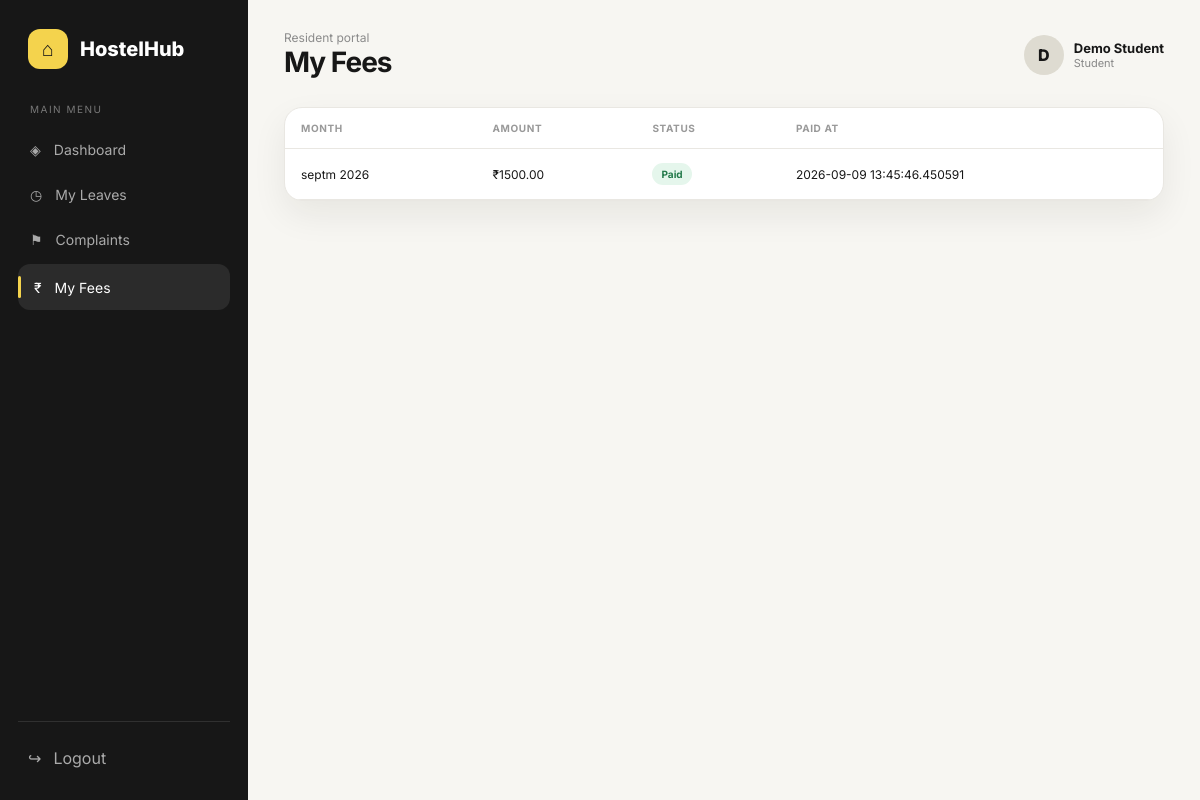
/student/fees (signed in), run on the app's committed database.
### app/models.py (models this page shows)
class User(UserMixin, db.Model):
    id = db.Column(db.Integer, primary_key=True)
    name = db.Column(db.String(120), nullable=False)
    email = db.Column(db.String(150), unique=True, nullable=False)
    password = db.Column(db.String(255), nullable=False)
    role = db.Column(db.String(30), nullable=False, default='student')
    student = db.relationship('Student', backref='user', uselist=False, cascade='all, delete-orphan')

class Fee(db.Model):
    id = db.Column(db.Integer, primary_key=True)
    student_id = db.Column(db.Integer, db.ForeignKey('student.id'), nullable=False)
    amount = db.Column(db.Float, nullable=False)
    month = db.Column(db.String(30), nullable=False)
    status = db.Column(db.String(30), default='Pending')
    paid_at = db.Column(db.DateTime)
    student = db.relationship('Student', backref='fees')

### app/routes/student.py (the view)
@student.route('/fees')
def fees():
    return render_template('student/fees.html', fees=Fee.query.filter_by(student_id=current_user.student.id).order_by(Fee.id.desc()).all())

### app/models.py (called while the page is built)
@login_manager.user_loader
def load_user(user_id):
    return db.session.get(User, int(user_id))

### app/routes/student.py (called while the page is built)
@student.before_request
def check_student():
    if not current_user.is_authenticated or current_user.role != 'student': abort(403)

### app/templates/student/fees.html
{% extends 'base.html' %}{% block title %}My Fees | HostelHub{% endblock %}{% block heading %}My Fees{% endblock %}{% block content %}<div class="card table-card"><table class="table"><thead><tr><th>Month</th><th>Amount</th><th>Status</th><th>Paid At</th></tr></thead><tbody>{% for f in fees %}<tr><td>{{f.month}}</td><td>₹{{'%.2f'|format(f.amount)}}</td><td><span class="badge {% if f.status=='Paid' %}green{% else %}yellow{% endif %}">{{f.status}}</span></td><td>{{f.paid_at or '—'}}</td></tr>{% else %}<tr><td colspan="4" class="empty">No fee records.</td></tr>{% endfor %}</tbody></table></div>{% endblock %}

### app/templates/base.html (shortened to what this page needs)
<!doctype html><html lang="en"><head><link rel="stylesheet" href="{{ url_for('static', filename='css/style.css') }}"></head><body>
{% if current_user.is_authenticated %}
<div class="app-shell"><aside class="sidebar" id="sidebar"><div class="logo"><div class="logo-mark">⌂</div><div>HostelHub</div></div><div class="nav-title">Main menu</div><nav class="nav">
{% if current_user.role=='admin' %}
<a class="{% if request.endpoint=='admin.dashboard' %}active{% endif %}" href="{{url_for('admin.dashboard')}}">◈ <span>Dashboard</span></a><a class="{% if request.endpoint in ['admin.students','admin.add_student'] %}active{% endif %}" href="{{url_for('admin.students')}}">♙ <span>Students</span></a><a class="{% if request.endpoint=='admin.rooms' %}active{% endif %}" href="{{url_for('admin.rooms')}}">▦ <span>Rooms & Beds</span></a><a class="{% if request.endpoint=='admin.leaves' %}active{% endif %}" href="{{url_for('admin.leaves')}}">◷ <span>Leave Requests</span></a><a class="{% if request.endpoint=='admin.complaints' %}active{% endif %}" href="{{url_for('admin.complaints')}}">⚑ <span>Complaints</span></a><a class="{% if request.endpoint=='admin.fees' %}active{% endif %}" href="{{url_for('admin.fees')}}">₹ <span>Fees</span></a><a class="{% if request.endpoint=='admin.notices' %}active{% endif %}" href="{{url_for('admin.notices')}}">▣ <span>Notices</span></a>
{% else %}
<a class="" href="{{url_for('student.dashboard')}}">◈ <span>Dashboard</span></a><a class="" href="{{url_for('student.leave')}}">◷ <span>My Leaves</span></a><a class="" href="{{url_for('student.complaint')}}">⚑ <span>Complaints</span></a><a class="{% if request.endpoint=='student.fees' %}active{% endif %}" href="{{url_for('student.fees')}}">₹ <span>My Fees</span></a>
{% endif %}</nav><div class="sidebar-bottom"><a href="{{url_for('auth.logout')}}">↪ <span>Logout</span></a></div></aside>
<main class="main"><header class="topbar"><div style="display:flex;gap:12px;align-items:center"><div><div class="eyebrow">{% if current_user.role=='admin' %}Administration{% else %}Resident portal{% endif %}</div><h1>{% block heading %}{% endblock %}</h1></div></div><div class="user-chip"><div class="avatar">{{current_user.name[:1]|upper}}</div><div><div class="user-name">{{current_user.name}}</div><div class="user-role">{{current_user.role|capitalize}}</div></div></div></header>{% block content %}{% endblock %}</main></div>
{% endif %}</body></html>

### app/static/css/style.css (style rules this page uses)
:root { --ink:#171717;--muted:#777;--line:#e9e7e2;--paper:#fff;--soft:#f7f6f2;--yellow:#f4d34d;--green:#2f9b63;--red:#e55b5b;--shadow:0 14px 35px rgba(30,28,20,.07) }
* { box-sizing:border-box;margin:0;padding:0 }
body { font-family:Inter,Arial,sans-serif;background:var(--soft);color:var(--ink) }
a { text-decoration:none;color:inherit }
.app-shell { display:flex;min-height:100vh }
.sidebar { width:248px;background:#171717;color:#fff;padding:24px 18px;position:fixed;inset:0 auto 0 0;z-index:10 }
.logo { display:flex;align-items:center;gap:12px;padding:5px 10px 34px;font-weight:800;font-size:20px }
.logo-mark { width:40px;height:40px;border-radius:12px;background:var(--yellow);color:#171717;display:grid;place-items:center;font-size:20px }
.nav-title { font-size:10px;color:#777;text-transform:uppercase;letter-spacing:1.5px;padding:0 12px 10px }
.nav a { display:flex;align-items:center;gap:13px;padding:12px;border-radius:12px;color:#aaa;font-size:14px;margin:4px 0 }
.nav a:hover,.nav a.active { background:#2b2b2b;color:#fff }
.nav a.active:before { content:'';width:3px;height:22px;background:var(--yellow);border-radius:5px;margin-left:-12px }
.sidebar-bottom { position:absolute;left:18px;right:18px;bottom:22px;border-top:1px solid #303030;padding-top:16px }
.sidebar-bottom a { display:flex;gap:12px;align-items:center;color:#aaa;padding:10px }
.main { margin-left:248px;width:calc(100% - 248px);padding:30px 36px 50px }
.topbar { display:flex;align-items:center;justify-content:space-between;margin-bottom:28px }
.eyebrow { color:#8b8b8b;font-size:12px }
.topbar h1 { font-size:28px;letter-spacing:-1px }
.user-chip { display:flex;align-items:center;gap:10px }
.avatar { width:40px;height:40px;border-radius:50%;background:#dedbd1;display:grid;place-items:center;font-weight:800 }
.user-name { font-weight:700;font-size:13px }
.user-role { font-size:11px;color:#888 }
.card { background:var(--paper);border:1px solid var(--line);border-radius:18px;box-shadow:var(--shadow) }
.badge { display:inline-flex;padding:5px 9px;border-radius:20px;font-size:10px;font-weight:700;background:#eee;color:#555 }
.badge.green { background:#e5f6ec;color:#23794a }
.table-card { overflow:auto }
.table { width:100%;border-collapse:collapse }
.table th,.table td { text-align:left;padding:14px 16px;border-bottom:1px solid var(--line);font-size:12px;white-space:nowrap }
.table th { font-size:10px;text-transform:uppercase;color:#999;letter-spacing:.6px }

### data on the page
User: name "D", name "Demo Student", role "Student"
Fee: month "septm 2026", amount "1500.00", status "Paid", paid_at "2026-09-09 13:45:46.450591"
